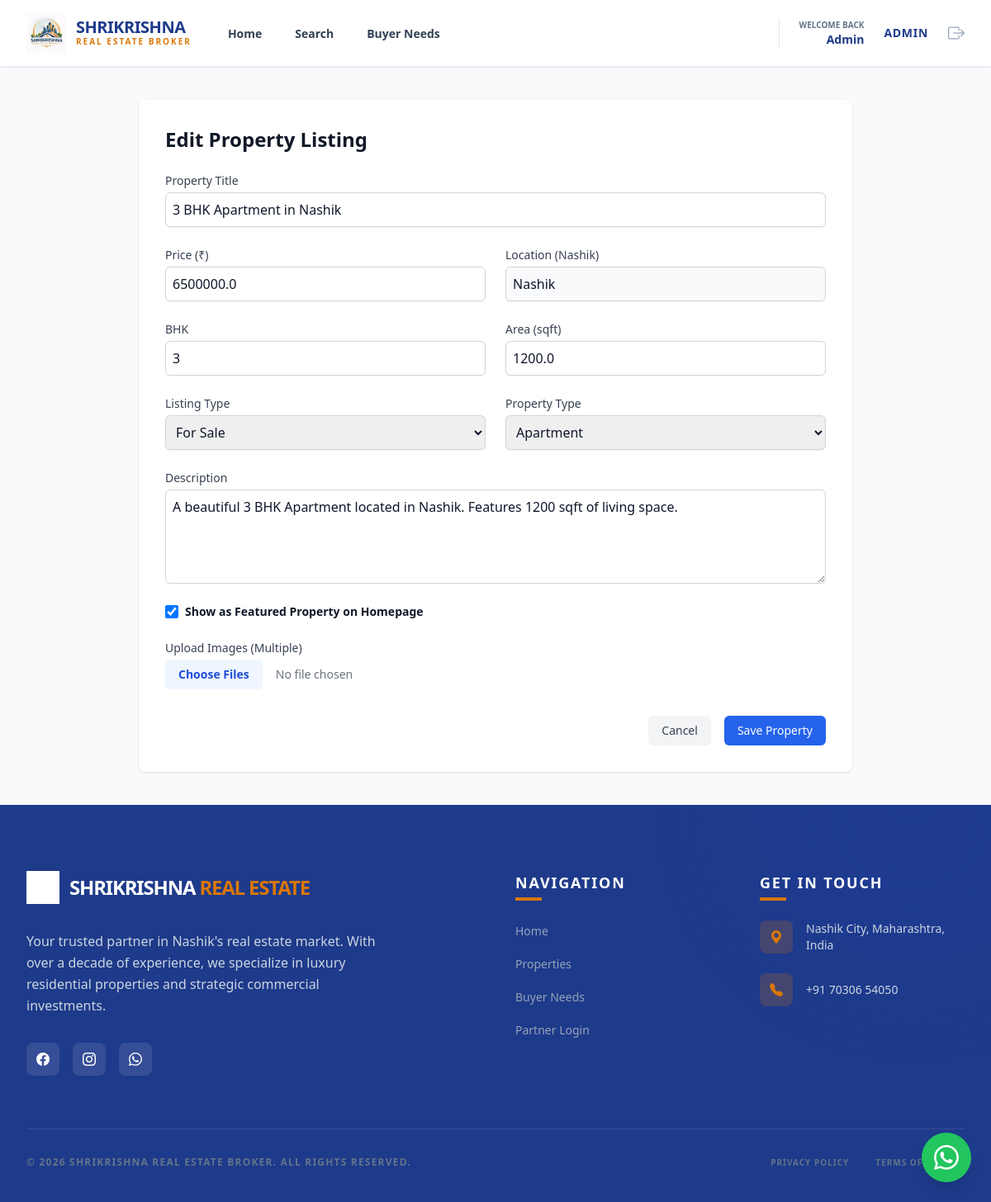
The page /admin/property/edit/2 (signed in) on the database its author committed.
### models/user_model.py (models this page shows, shortened)
class User(db.Model, UserMixin):
    __tablename__ = 'users'
    id = db.Column(db.Integer, primary_key=True)
    name = db.Column(db.String(100), nullable=False)
    email = db.Column(db.String(120), unique=True, nullable=False)
    phone = db.Column(db.String(20), nullable=True)
    password_hash = db.Column(db.String(128), nullable=False)
    role = db.Column(db.String(20), default='Buyer') # Buyer, Seller, Admin
    is_admin = db.Column(db.Boolean, default=False)
    created_at = db.Column(db.DateTime, default=datetime.utcnow)
    last_login_at = db.Column(db.DateTime, nullable=True)

### models/property_model.py (models this page shows)
class Property(db.Model):
    __tablename__ = 'properties'
    property_id = db.Column(db.Integer, primary_key=True)
    title = db.Column(db.String(200), nullable=False)
    location = db.Column(db.String(100), nullable=False)
    price = db.Column(db.Float, nullable=False)
    bhk = db.Column(db.Integer, nullable=False)
    area = db.Column(db.Float, nullable=False) # In sq ft
    listing_type = db.Column(db.String(20), nullable=False) # Rent, Sale
    property_type = db.Column(db.String(50), nullable=False) # Apartment, Villa, Plot
    description = db.Column(db.Text, nullable=True)
    user_id = db.Column(db.Integer, db.ForeignKey('users.id'), nullable=True) # Submitted by this user
    owner_id = db.Column(db.Integer, db.ForeignKey('owners.owner_id'), nullable=True) # Optional for admin properties
    is_featured = db.Column(db.Boolean, default=False)
    is_public = db.Column(db.Boolean, default=True) # True for Admin listings, False for hidden seller submissions
    created_at = db.Column(db.DateTime, default=datetime.utcnow)
    images = db.relationship('PropertyImage', backref='property', lazy=True, cascade="all, delete-orphan")
    inquiries = db.relationship('Inquiry', backref='property', lazy=True)
    user = db.relationship('User', backref='properties', lazy=True)

### routes/admin.py (the view, shortened to what this page needs)
@admin_bp.route('/property/edit/<int:id>', methods=['GET', 'POST'])
def edit_property(id):
    prop = Property.query.get_or_404(id)
    return render_template('admin/property_form.html', prop=prop, action="Edit")

### routes/admin.py (called while the page is built)
@admin_bp.before_request
@login_required
def ensure_admin():
    if not current_user.is_admin:
        flash('Admin access required.', 'danger')
        return redirect(url_for('main.index'))

### templates/admin/property_form.html (shortened to what this page needs)
{% extends "base.html" %}
{% block content %}
<div class="max-w-4xl mx-auto px-4 py-10">
    <div class="bg-white shadow rounded-lg p-8">
        <h1 class="text-2xl font-bold text-gray-900 mb-6">{{ action }} Property Listing</h1>
        <form action="{{ url_for('admin.edit_property', id=prop.property_id) if action == 'Edit' else url_for('admin.add_property') }}" method="POST" enctype="multipart/form-data">
            <div class="grid grid-cols-1 md:grid-cols-2 gap-6">
                <div class="md:col-span-2">
                    <label class="block text-sm font-medium text-gray-700">Property Title</label>
                    <input type="text" name="title" value="{{ prop.title if prop else '' }}" required class="mt-1 block w-full border border-gray-300 rounded-md shadow-sm p-2 focus:ring-blue-500 focus:border-blue-500">
                </div>
                <div>
                    <label class="block text-sm font-medium text-gray-700">Price (₹)</label>
                    <input type="number" name="price" value="{{ prop.price if prop else '' }}" required class="mt-1 block w-full border border-gray-300 rounded-md shadow-sm p-2">
                </div>
                <div>
                    <label class="block text-sm font-medium text-gray-700">Location (Nashik)</label>
                    <input type="text" name="location" value="{{ prop.location if prop else 'Nashik' }}" readonly class="mt-1 block w-full bg-gray-50 border border-gray-300 rounded-md shadow-sm p-2 cursor-not-allowed">
                </div>
                <div>
                    <label class="block text-sm font-medium text-gray-700">BHK</label>
                    <input type="number" name="bhk" value="{{ prop.bhk if prop else '2' }}" required class="mt-1 block w-full border border-gray-300 rounded-md shadow-sm p-2">
                </div>
                <div>
                    <label class="block text-sm font-medium text-gray-700">Area (sqft)</label>
                    <input type="number" name="area" value="{{ prop.area if prop else '' }}" required class="mt-1 block w-full border border-gray-300 rounded-md shadow-sm p-2">
                </div>
                <div>
                    <label class="block text-sm font-medium text-gray-700">Listing Type</label>
                    <select name="listing_type" class="mt-1 block w-full border border-gray-300 rounded-md shadow-sm p-2">
                        <option value="Sale" {% if prop and prop.listing_type == 'Sale' %}selected{% endif %}>For Sale</option>
                    </select>
                </div>
                <div>
                    <label class="block text-sm font-medium text-gray-700">Property Type</label>
                    <select name="property_type" class="mt-1 block w-full border border-gray-300 rounded-md shadow-sm p-2">
                        <option value="Apartment" {% if prop and prop.property_type == 'Apartment' %}selected{% endif %}>Apartment</option>
                    </select>
                </div>
                <div class="md:col-span-2">
                    <label class="block text-sm font-medium text-gray-700">Description</label>
                    <textarea name="description" rows="4" class="mt-1 block w-full border border-gray-300 rounded-md shadow-sm p-2">{{ prop.description if prop else '' }}</textarea>
                </div>
                <div class="md:col-span-2">
                    <div class="flex items-center">
                        <input type="checkbox" name="is_featured" value="1" {% if prop and prop.is_featured %}checked{% endif %} class="h-4 w-4 text-blue-600 border-gray-300 rounded">
                        <label class="ml-2 block text-sm text-gray-900 font-bold">Show as Featured Property on Homepage</label>
                    </div>
                </div>
                <div class="md:col-span-2">
                    <label class="block text-sm font-medium text-gray-700">Upload Images (Multiple)</label>
                    <input type="file" name="images" multiple accept="image/*" class="mt-1 block w-full text-sm text-gray-500 file:mr-4 file:py-2 file:px-4 file:rounded-md file:border-0 file:text-sm file:font-semibold file:bg-blue-50 file:text-blue-700 hover:file:bg-blue-100">
                </div>
            </div>
            <div class="mt-8 flex justify-end space-x-4">
                <a href="{{ url_for('admin.dashboard') }}" class="px-4 py-2 text-sm font-medium text-gray-700 bg-gray-100 rounded-md hover:bg-gray-200">Cancel</a>
                <button type="submit" class="px-4 py-2 text-sm font-medium text-white bg-blue-600 rounded-md hover:bg-blue-700">Save Property</button>
            </div>
        </form>
    </div>
</div>
{% endblock %}

### templates/base.html (shortened to what this page needs)
<!DOCTYPE html>
<html lang="en">
<head>
    <script src="https://cdn.tailwindcss.com"></script>
    <link href="https://cdnjs.cloudflare.com/ajax/libs/font-awesome/6.0.0/css/all.min.css" rel="stylesheet">
    <link rel="stylesheet" href="https://cdn.jsdelivr.net/npm/bootstrap-icons@1.11.0/font/bootstrap-icons.css">
</head>
<body class="bg-slate-50 flex flex-col min-h-screen text-slate-900">
    <nav class="bg-white shadow-sm sticky top-0 z-50 border-b border-slate-200">
        <div class="max-w-7xl mx-auto px-4 sm:px-6 lg:px-8">
            <div class="flex justify-between h-20">
                <div class="flex">
                    <div class="flex-shrink-0 flex items-center">
                        <a href="{{ url_for('main.index') }}" class="flex items-center gap-3 no-underline">
                            <img src="{{ url_for('static', filename='logo.png') }}" alt="Logo" class="h-12 w-auto">
                            <div class="flex flex-col">
                                <span class="text-xl font-black text-primary-900 tracking-tight leading-none uppercase">Shrikrishna</span>
                                <span class="text-[10px] font-bold text-amber-500 tracking-[0.2em] uppercase">Real Estate Broker</span>
                            </div>
                        </a>
                    </div>
                    <div class="hidden sm:ml-10 sm:flex sm:space-x-8">
                        <a href="{{ url_for('main.index') }}" class="inline-flex items-center px-1 pt-1 text-sm font-bold text-slate-700 hover:text-primary-500 border-b-2 border-transparent hover:border-primary-500 transition-all no-underline">Home</a>
                        <a href="{{ url_for('main.search') }}" class="inline-flex items-center px-1 pt-1 text-sm font-bold text-slate-700 hover:text-primary-500 border-b-2 border-transparent hover:border-primary-500 transition-all no-underline">Search</a>
                        <a href="{{ url_for('main.customer_needs') }}" class="inline-flex items-center px-1 pt-1 text-sm font-bold text-slate-700 hover:text-primary-500 border-b-2 border-transparent hover:border-primary-500 transition-all no-underline">Buyer Needs</a>
                    </div>
                </div>
                <div class="flex items-center gap-4">
                    <div class="hidden sm:flex sm:items-center sm:gap-6 border-l border-slate-200 pl-6">
                        {% if current_user.is_authenticated %}
                            <div class="flex flex-col items-end">
                                <span class="text-slate-500 text-[10px] uppercase font-bold">Welcome back</span>
                                <span class="text-primary-900 text-sm font-black">{{ current_user.name }}</span>
                            </div>
                            {% if current_user.is_admin %}
                            <a href="{{ url_for('admin.dashboard') }}" class="text-primary-500 hover:text-primary-700 text-sm font-bold uppercase tracking-wider">Admin</a>
                            {% endif %}
                            <a href="{{ url_for('auth.logout') }}" class="text-slate-400 hover:text-red-600 transition-colors">
                                <i class="bi bi-box-arrow-right text-xl"></i>
                            </a>
                        {% else %}
                            <a href="{{ url_for('auth.login_choice') }}" class="text-slate-600 hover:text-primary-500 text-sm font-bold uppercase tracking-wider">Login</a>
                            <a href="{{ url_for('auth.register') }}" class="btn-primary text-sm uppercase tracking-widest">Register</a>
                        {% endif %}
                    </div>
                </div>
            </div>
        </div>
    </nav>
    <main class="flex-grow">
        {% block content %}{% endblock %}
    </main>
    <footer class="bg-primary-900 text-white pt-20 pb-10 mt-auto relative overflow-hidden">
        <div class="absolute top-0 right-0 -translate-y-1/2 translate-x-1/4 w-96 h-96 bg-primary-800 rounded-full opacity-20 blur-3xl"></div>
        <div class="max-w-7xl mx-auto px-4 sm:px-6 lg:px-8 relative z-10">
            <div class="grid grid-cols-1 md:grid-cols-4 gap-12 mb-16">
                <div class="md:col-span-2">
                    <div class="mb-8">
                        <a href="{{ url_for('main.index') }}" class="flex items-center gap-3 no-underline">
                            <img src="{{ url_for('static', filename='logo.png') }}" alt="Logo" class="h-10 w-auto brightness-0 invert">
                            <span class="text-2xl font-black tracking-tighter uppercase text-white">Shrikrishna <span class="text-amber-500">Real Estate</span></span>
                        </a>
                    </div>
                    <p class="text-slate-300 text-base leading-relaxed mb-8 max-w-md">
                        Your trusted partner in Nashik's real estate market. With over a decade of experience, we specialize in luxury residential properties and strategic commercial investments.
                    </p>
                    <div class="flex gap-4">
                        <a href="#" class="w-10 h-10 rounded-lg bg-white/10 flex items-center justify-center text-white hover:bg-amber-500 transition-all">
                            <i class="bi bi-facebook"></i>
                        </a>
                        <a href="https://www.instagram.com/shri.krishna_real_estate/?hl=en" target="_blank" class="w-10 h-10 rounded-lg bg-white/10 flex items-center justify-center text-white hover:bg-amber-500 transition-all">
                            <i class="bi bi-instagram"></i>
                        </a>
                        <a href="https://wa.me/917030654050" target="_blank" class="w-10 h-10 rounded-lg bg-white/10 flex items-center justify-center text-white hover:bg-emerald-500 transition-all">
                            <i class="bi bi-whatsapp"></i>
                        </a>
                    </div>
                </div>
                <div>
                    <h5 class="text-lg font-bold mb-8 text-white uppercase tracking-widest relative inline-block">
                        Navigation
                        <span class="absolute -bottom-2 left-0 w-8 h-1 bg-amber-500"></span>
                    </h5>
                    <ul class="space-y-4">
                        <li><a href="{{ url_for('main.index') }}" class="text-slate-400 hover:text-white transition-colors text-sm font-medium no-underline">Home</a></li>
                        <li><a href="{{ url_for('main.search') }}" class="text-slate-400 hover:text-white transition-colors text-sm font-medium no-underline">Properties</a></li>
                        <li><a href="{{ url_for('main.customer_needs') }}" class="text-slate-400 hover:text-white transition-colors text-sm font-medium no-underline">Buyer Needs</a></li>
                        <li><a href="{{ url_for('auth.login') }}" class="text-slate-400 hover:text-white transition-colors text-sm font-medium no-underline">Partner Login</a></li>
                    </ul>
                </div>
                <div>
                    <h5 class="text-lg font-bold mb-8 text-white uppercase tracking-widest relative inline-block">
                        Get In Touch
                        <span class="absolute -bottom-2 left-0 w-8 h-1 bg-amber-500"></span>
                    </h5>
                    <ul class="space-y-6">
                        <li class="flex items-start gap-4">
                            <div class="w-10 h-10 rounded-lg bg-amber-500/20 flex items-center justify-center text-amber-500 flex-shrink-0">
                                <i class="bi bi-geo-alt-fill"></i>
                            </div>
                            <span class="text-slate-300 text-sm">Nashik City, Maharashtra, India</span>
                        </li>
                        <li class="flex items-center gap-4">
                            <div class="w-10 h-10 rounded-lg bg-amber-500/20 flex items-center justify-center text-amber-500 flex-shrink-0">
                                <i class="bi bi-telephone-fill"></i>
                            </div>
                            <a href="tel:+917030654050" class="text-slate-300 hover:text-white text-sm no-underline transition-colors">+91 70306 54050</a>
                        </li>
                    </ul>
                </div>
            </div>
            <div class="border-t border-white/10 pt-8 flex flex-col md:flex-row justify-between items-center gap-4">
                <p class="text-slate-500 text-xs font-bold uppercase tracking-widest">
                    &copy; 2026 Shrikrishna Real Estate Broker. All rights reserved.
                </p>
                <div class="flex gap-8">
                    <a href="#" class="text-slate-500 hover:text-slate-300 text-[10px] font-bold uppercase tracking-widest no-underline transition-colors">Privacy Policy</a>
                    <a href="#" class="text-slate-500 hover:text-slate-300 text-[10px] font-bold uppercase tracking-widest no-underline transition-colors">Terms of Service</a>
                </div>
            </div>
        </div>
    </footer>
    <a href="https://wa.me/917030654050" target="_blank" class="fixed bottom-6 right-6 bg-green-500 text-white p-3 rounded-full shadow-lg hover:bg-green-600 transition-all z-50 flex items-center justify-center group" style="width: 60px; height: 60px; text-decoration: none;">
        <i class="bi bi-whatsapp text-3xl"></i>
    </a>
</body>
</html>

### rows shown on the page
User: name "Admin"
Property: title "3 BHK Apartment in Nashik", price "6500000.0", location "Nashik", bhk "3", area "1200.0", listing_type "For Sale", property_type "Apartment", description "A beautiful 3 BHK Apartment located in Nashik. Features 1200 sqft of living space.", is_featured "☑"

### other values the page prints
{{ action }} "Edit"
